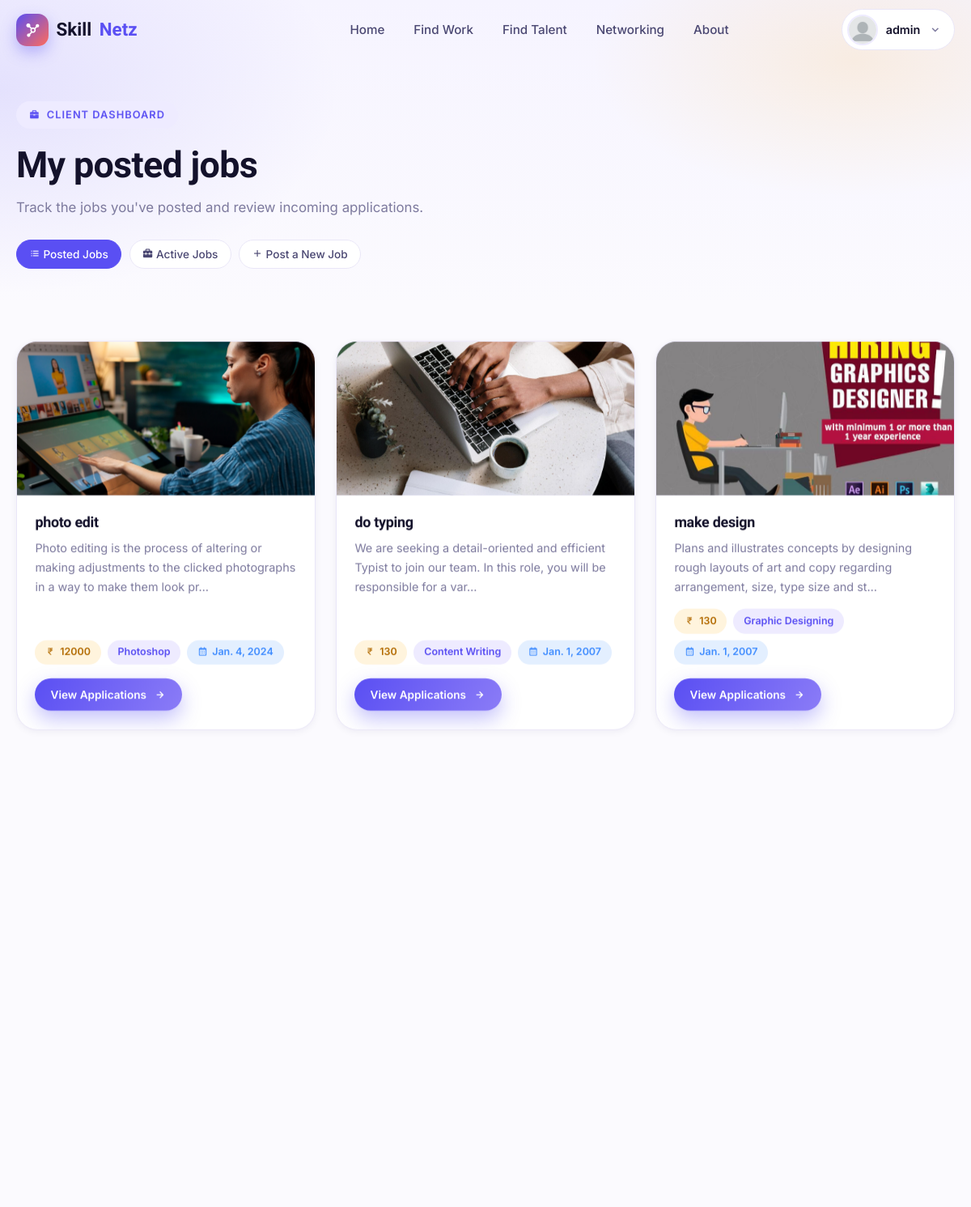
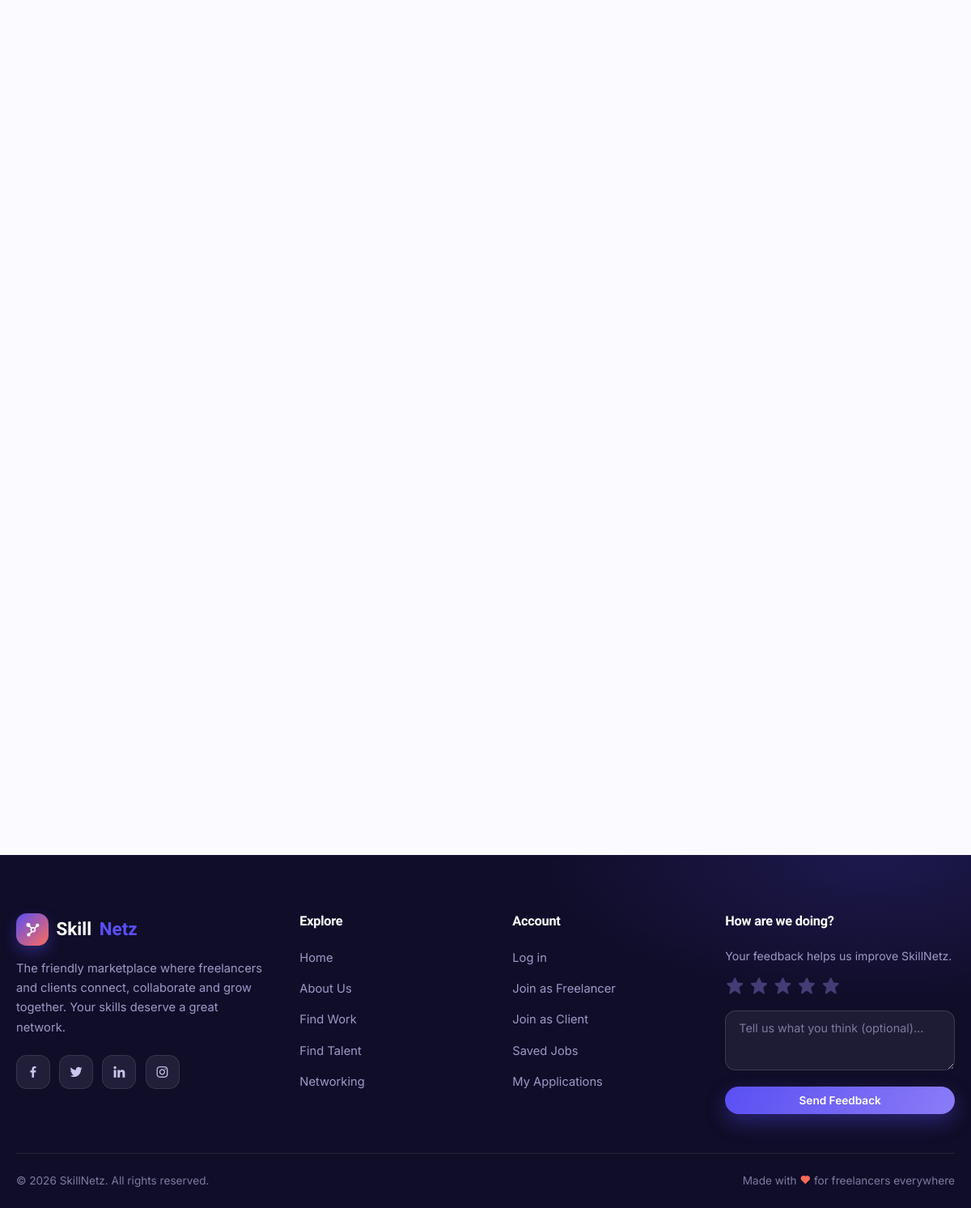
Page /myjobs/ (signed in) on the committed database (2 pictures, top to bottom).
### skillnetz/models.py (models this page shows, shortened)
class CustomUser(AbstractUser):
    ROLE_CHOICES = (
    ("freelancer", "Freelancer"),
    ("client", "Client"),
    ("admin","Admin"))
    role = models.CharField(max_length=20,choices=ROLE_CHOICES,default="admin")
    linkedin_id = models.CharField(null=True,blank=True,max_length=20)
    paypal_id = models.CharField(null=True,blank=True,max_length=50)
    dp_img = models.ImageField(upload_to="img",blank=True,null=True,default="img/dp.jpg")
    skill = models.ManyToManyField("Skills",blank=True)

class Job(models.Model):
    job_title = models.CharField(max_length=50)
    skill = models.ManyToManyField("Skills")
    price = models.CharField(max_length=50)
    description = models.TextField()
    post_date = models.DateField(null=True,blank=True,auto_now_add=True)
    job_image = models.ImageField(upload_to="job_images/",null=True,blank=True)
    post_by = models.ForeignKey(CustomUser,on_delete=models.CASCADE)

class Skills(models.Model):
    name = models.CharField(max_length=100)

### skillnetz/views.py (the view)
# urls.py: path('myjobs/',views.user_jobs,name="myjobs"),
def user_jobs(request):
    user_posts = Job.objects.filter(post_by=request.user)
    return render(request, 'myjobs.html', {'user_posts': user_posts})

### skillnetz/templates/myjobs.html (shortened to what this page needs)
{% extends 'base.html' %}
{% load static %}
{% block content %}
<header class="page-hero" style="padding-bottom:2.6rem;">
  <div class="container">
    <span class="eyebrow reveal"><i class='bx bxs-briefcase'></i> Client Dashboard</span>
    <h1 class="reveal" style="--reveal-delay:.06s">My posted jobs</h1>
    <p class="reveal" style="--reveal-delay:.12s">Track the jobs you've posted and review incoming applications.</p>
    <div class="reveal" style="--reveal-delay:.18s;display:flex;gap:.6rem;margin-top:1.6rem;flex-wrap:wrap;">
      <span class="chip" style="background:var(--primary);border-color:var(--primary);color:#fff;"><i class='bx bx-list-ul'></i> Posted Jobs</span>
      <a href="{% url 'activejobs' %}" class="chip"><i class='bx bxs-briefcase-alt-2'></i> Active Jobs</a>
      <a href="{% url 'findtalent' %}" class="chip"><i class='bx bx-plus'></i> Post a New Job</a>
    </div>
  </div>
</header>
<section class="section" style="padding-top:3rem;">
  <div class="container">
    {% if user_posts %}
    <div class="card-grid">
      {% for job in user_posts %}
      <article class="job-card reveal">
        {% if job.job_image %}
        <a href="{% url 'job_applications' job.id %}" class="jc-img"><img src="{{ job.job_image.url }}" alt="{{ job.job_title }}" loading="lazy"></a>
        {% endif %}
        <div class="jc-body">
          <h3><a href="{% url 'job_applications' job.id %}">{{ job.job_title }}</a></h3>
          <p class="jc-desc">{{ job.description|truncatechars:120 }}</p>
          <div class="job-meta">
            <span class="meta-pill price"><i class='bx bx-rupee'></i> {{ job.price }}</span>
            {% for s in job.skill.all %}<span class="meta-pill skill">{{ s.name }}</span>{% endfor %}
            <span class="meta-pill date"><i class='bx bx-calendar'></i> {{ job.post_date|default_if_none:"New" }}</span>
          </div>
          <div class="jc-actions">
            <a href="{% url 'job_applications' job.id %}" class="btn btn-primary btn-sm">View Applications <i class='bx bx-right-arrow-alt'></i></a>
          </div>
        </div>
      </article>
      {% endfor %}
    </div>
    {% endif %}
  </div>
</section>
{% endblock %}

### skillnetz/templates/base.html (shortened to what this page needs)
<!DOCTYPE html>
<html lang="en">
{% load static %}
<head>
  <link href='https://unpkg.com/boxicons@2.1.1/css/boxicons.min.css' rel='stylesheet'>
  <link rel="stylesheet" href="{% static 'css/skillnetz.css' %}">
</head>
<body>
  <nav class="navbar">
    <div class="container nav-inner">
      <a href="{% url 'home' %}" class="brand">
        <span class="brand-mark"><i class='bx bxs-network-chart'></i></span>
        Skill<em>Netz</em>
      </a>
      <ul class="nav-links">
        <li><a href="{% url 'home' %}" class="{% if request.path == '/' %}active{% endif %}">Home</a></li>
        <li><a href="{% url 'findwork' %}" class="{% if '/findwork' in request.path %}active{% endif %}">Find Work</a></li>
        <li><a href="{% url 'findtalent' %}" class="{% if '/findtalent' in request.path %}active{% endif %}">Find Talent</a></li>
        <li><a href="{% url 'mynetwork' %}">Networking</a></li>
        <li><a href="{% url 'about' %}" class="{% if '/aboutus' in request.path %}active{% endif %}">About</a></li>
      </ul>
      <div class="nav-actions">
        {% if user.is_authenticated %}
        <div class="nav-user">
          <button class="nav-user-btn" type="button">
            <img src="{{ user.dp_img.url }}" alt="{{ user.first_name }}">
            <span class="nav-user-name">{{ user.first_name }}</span>
            <i class='bx bx-chevron-down'></i>
          </button>
        </div>
        {% else %}
        <a href="{% url 'login' %}" class="btn btn-ghost btn-sm">Log in</a>
        <a href="{% url 'signup' %}" class="btn btn-primary btn-sm">Join <i class='bx bx-right-arrow-alt'></i></a>
        {% endif %}
      </div>
    </div>
  </nav>
  {% block content %}{% endblock %}
  <footer class="footer">
    <div class="container">
      <div class="footer-grid">
        <div class="footer-col footer-about">
          <a href="{% url 'home' %}" class="brand">
            <span class="brand-mark"><i class='bx bxs-network-chart'></i></span>
            Skill<em>Netz</em>
          </a>
          <p>The friendly marketplace where freelancers and clients connect, collaborate and grow together. Your skills deserve a great network.</p>
          <div class="footer-social">
            <a href="#" aria-label="Facebook"><i class='bx bxl-facebook'></i></a>
            <a href="#" aria-label="Twitter"><i class='bx bxl-twitter'></i></a>
            <a href="#" aria-label="LinkedIn"><i class='bx bxl-linkedin'></i></a>
            <a href="#" aria-label="Instagram"><i class='bx bxl-instagram'></i></a>
          </div>
        </div>
        <div class="footer-col">
          <h4>Explore</h4>
          <ul class="footer-links">
            <li><a href="{% url 'home' %}">Home</a></li>
            <li><a href="{% url 'about' %}">About Us</a></li>
            <li><a href="{% url 'findwork' %}">Find Work</a></li>
            <li><a href="{% url 'findtalent' %}">Find Talent</a></li>
            <li><a href="{% url 'mynetwork' %}">Networking</a></li>
          </ul>
        </div>
        <div class="footer-col">
          <h4>Account</h4>
          <ul class="footer-links">
            <li><a href="{% url 'login' %}">Log in</a></li>
            <li><a href="{% url 'signup' %}">Join as Freelancer</a></li>
            <li><a href="{% url 'signup' %}">Join as Client</a></li>
            <li><a href="{% url 'saved_jobs' %}">Saved Jobs</a></li>
            <li><a href="{% url 'mywork' %}">My Applications</a></li>
          </ul>
        </div>
        <div class="footer-col footer-feedback">
          <h4>How are we doing?</h4>
          <p style="font-size:0.88rem;color:#9d99c7;">Your feedback helps us improve SkillNetz.</p>
          <form action="{% url 'feedback_submit' %}" method="POST">
            <div class="stars">
              <i class='bx bxs-star'></i><i class='bx bxs-star'></i><i class='bx bxs-star'></i><i class='bx bxs-star'></i><i class='bx bxs-star'></i>
            </div>
            <textarea name="comment" placeholder="Tell us what you think (optional)..."></textarea>
            <button type="submit" class="btn btn-primary btn-sm btn-block">Send Feedback</button>
          </form>
        </div>
      </div>
      <div class="footer-bottom">
        <span>© 2026 SkillNetz. All rights reserved.</span>
        <span class="made-with">Made with <i class='bx bxs-heart'></i> for freelancers everywhere</span>
      </div>
    </div>
  </footer>
</body>
</html>

### rows in the picture
CustomUser: dp_img (picture), first_name "admin"
Job: job_image (picture), job_title "photo edit", description "Photo editing is the process of altering or making adjustments to the clicked photographs in a way to make them look pr…", price "12000", post_date "Jan. 4, 2024"
Skills: name "Photoshop"
Job: job_image (picture), job_title "do typing", description "We are seeking a detail-oriented and efficient Typist to join our team. In this role, you will be responsible for a var…", price "130", post_date "Jan. 1, 2007"
Skills: name "Content Writing"
Job: job_image (picture), job_title "make design", description "Plans and illustrates concepts by designing rough layouts of art and copy regarding arrangement, size, type size and st…", price "130", post_date "Jan. 1, 2007"
Skills: name "Graphic Designing"
